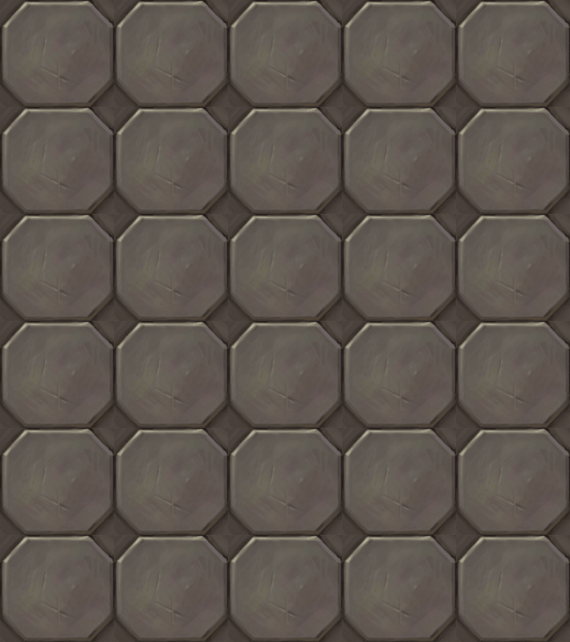

This is a level from a 2D game, rendered from its Tiled map with the project's own tilesets. A one-line summary and the map file follow, with tile-layer data summarised:
An orthogonal 5x6 tile map with 114x107 px tiles, 1 tile layer (块层 1).

<map version="1.0" orientation="orthogonal" width="5" height="6" tilewidth="114" tileheight="107">
 <tileset firstgid="1" name="map011" tilewidth="114" tileheight="107">
  <image source="map011.png" width="114" height="107" />
 </tileset>
 <layer name="块层 1" width="5" height="6">
  <data>[30 cells, 30 non-empty, 1 distinct tile ids]</data>
 </layer>
</map>
